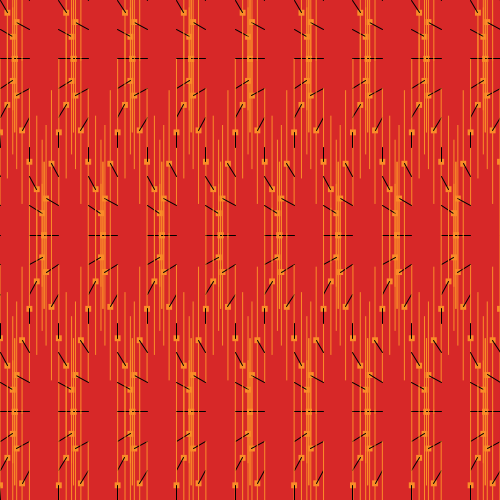
Frame 1 (no input)
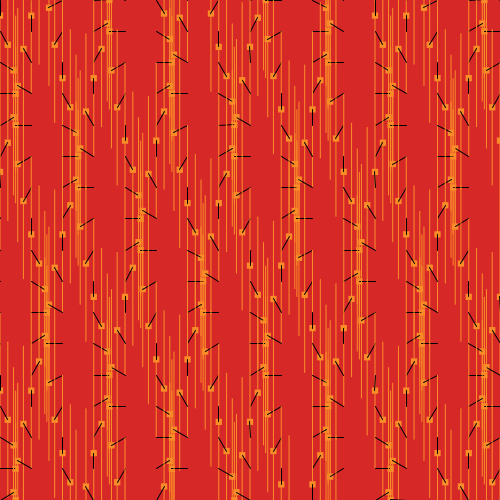
Frame 60 (the mouse pressed at the canvas centre just before this capture)
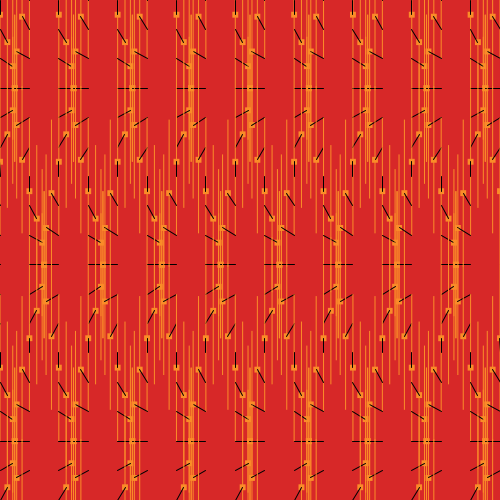
Frame 120 (the mouse held since frame 60 and released just before this capture)

The Processing sketch that drew these frames (run headless with seeded random() and noise(); from frame 60 on, the mouse is pressed at the canvas centre):

// Processing sketch: processing_151391
// ── processing_151391.pde

/*
 * Creative Coding
 * Week 2, 05 - Ambers
 * DEFurugen
 * 
 *
 * This sketch builds on the previous sketches, drawing shapes based on the
 * current framerate. The movement of individual shapes combine to create a
 * gestalt field of motion. Use the arrow keys on your keyboard to change the
 * frame rate. 
 * 
 */

// variable used to store the current frame rate value
int frame_rate_value;

void setup() {
  size(500, 500);

  frame_rate_value = 6;
  frameRate(frame_rate_value);
  rectMode(CENTER);
  background(25,50,50);
}


void draw() {

  background(215,40,40);

  int num = (int) random(17, 20);
  int margin = 0;
  float gutter = 0; //distance between each cell
  float cellsize = ( width - (2 * margin) - gutter * (num - 1) ) / (num - 1);

  int circleNumber = 0; // counter
  for (int i=0; i<num; i++) {
    for (int j=0; j<num; j++) {
      circleNumber = (i * num) + j; // different way to calculate the circle number from w2_04

      float tx = margin + cellsize * i + gutter * i;
      float ty = margin + cellsize * j + gutter * j;

      movingCircle(tx, ty, cellsize, circleNumber);
    }
  }
} //end of draw 


void movingCircle(float x, float y, float size, int circleNum) {

  float finalAngle;
  finalAngle = frameCount + circleNum;

  //the rotating angle for each tempX and tempY postion is affected by frameRate and angle;  
  float tempX = x + (size / 2) * sin(PI / frame_rate_value * finalAngle);
  float tempY = y + (size / 2) * cos(PI / frame_rate_value * finalAngle);

  noStroke();
  fill(250,140,40);
  rect(tempX, tempY, size/5, size/5);
  rect(tempX, tempY, 1, size*5);
  stroke(0);
  fill(0);
  stroke(0);
  line(x, y, tempX, tempY);
}


/*
 * keyReleased function
 *
 * called automatically by Processing when a keyboard key is released
 */
void keyReleased() {

  // right arrow -- increase frame_rate_value
  if (keyCode == RIGHT && frame_rate_value < 60) {
    frame_rate_value++;
  }

  // left arrow -- decrease frame_rate_value
  if ( keyCode == LEFT && frame_rate_value > 1) {
    frame_rate_value--;
  }

  // set the frameRate and print current value on the screen
  frameRate(frame_rate_value);
  println("Current frame Rate is: " + frame_rate_value);
}
